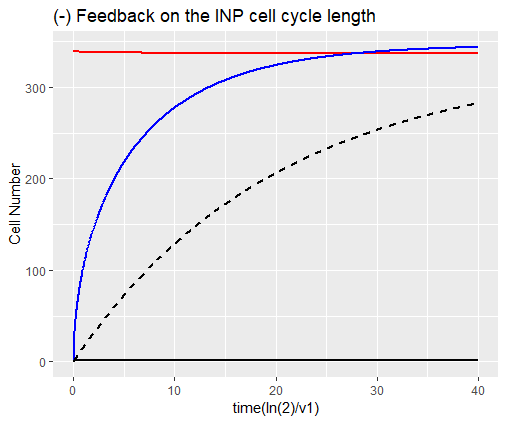

Write the R code that produced this figure.
# Cell Lineages and the Logic of Proliferative Control by Arthur Lander, Kimberly K. Gokoffski,...
#Nofeedback <- function(times, y, parms) {
#  dX0 <- (2*p0-1)*v0*X[0]
#  dX1 <- 2*(1-p0)*v0*X[0]+(2*p1-1)*v1*X[1]
#  dX2 <- 2*(1-p1)*v1*X[1]-d*X[2]
#  list(c(dx0, dx1, dx2))
#}
# Feedback control on v1->v1/(1+h*y[2]) (Figure 1B-C) Using Euler's method

library(deSolve)
library(ggplot2)

# Set parameters
T <- 40 
dt <- 0.05  
N <- T/dt

v1bar <- 1/log(2)
v0 <- 0.128*v1bar
p0 <- 0.5
p1 <- 0.495
d <- 0.0372*v1bar
h <- 0.0734

#Initialize vector t and v
t=rep(0,N) #(0:dt:T)
t[1] <- 0
v1=rep(0,N)

#Initial conditions without feedback
y0=rep(0,N)
y1=rep(0,N)
y2=rep(0,N)
y0[1] <- 1
y1[1] <- 11.3
y2[1] <- 0

#Initial conditions with feedback on v1
x0=rep(0,N)
x1=rep(0,N)
x2=rep(0,N)
x0[1] <- 1
x1[1] <- 339.311
x2[1] <- 0

# Without feedback 
for (i in 1:N)
{
  y0[i+1]= y0[i]+dt*((2*p0-1)*v0*y0[i])
  y1[i+1] = y1[i]+dt*(2*(1-p0)*v0*y0[i]+(2*p1-1)*v1bar*y1[i])
  y2[i+1] = y2[i]+dt*(2*(1-p1)*v1bar*y1[i]-d*y2[i])
  t[i+1] = t[i]+dt
}

# With feedback on v1
for (i in 1:N)
{ v1[i]=v1bar/(1+h*x2[i]);
  x0[i+1]= x0[i]+dt*((2*p0-1)*v0*x0[i])
  x1[i+1] = x1[i]+dt*(2*(1-p0)*v0*x0[i]+(2*p1-1)*v1[i]*x1[i])
  x2[i+1] = x2[i]+dt*(2*(1-p1)*v1[i]*x1[i]-d*x2[i])
  t[i+1] = t[i]+dt
}

df <- data.frame(t,x0,x1,x2,y2)

require(ggplot2)
Figure3C <- ggplot(df, aes(t)) +
  geom_line(aes(y=x0), colour="black", lwd = 1, show.legend=TRUE) +
  geom_line(aes(y=x1), colour="red", lwd = 1, show.legend=TRUE) +
  geom_line(aes(y=x2), colour="blue", lwd = 1, show.legend=TRUE) +
  geom_line(aes(y=y2), colour="black", lwd = 1, lty=2, show.legend=TRUE)


Figure3C + labs(title="(-) Feedback on the INP cell cycle length", x="time(ln(2)/v1)", y="Cell Number") 
